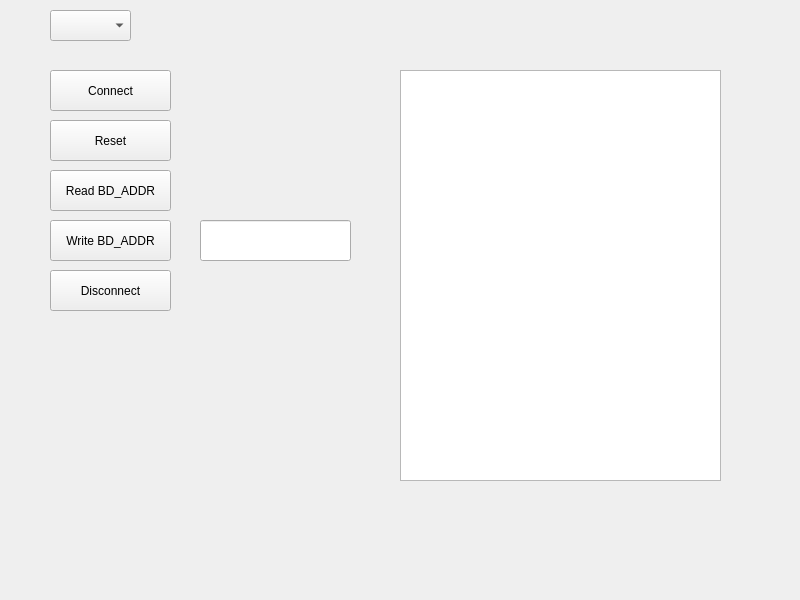
<?xml version="1.0" encoding="UTF-8"?>
<ui version="4.0">
 <class>MainWindow</class>
 <widget class="QMainWindow" name="MainWindow">
  <property name="geometry">
   <rect>
    <x>0</x>
    <y>0</y>
    <width>800</width>
    <height>600</height>
   </rect>
  </property>
  <property name="windowTitle">
   <string>MainWindow</string>
  </property>
  <widget class="QWidget" name="centralwidget">
   <widget class="QPushButton" name="resetButton">
    <property name="geometry">
     <rect>
      <x>50</x>
      <y>120</y>
      <width>121</width>
      <height>41</height>
     </rect>
    </property>
    <property name="text">
     <string>Reset</string>
    </property>
   </widget>
   <widget class="QPushButton" name="readBDADDRButton">
    <property name="geometry">
     <rect>
      <x>50</x>
      <y>170</y>
      <width>121</width>
      <height>41</height>
     </rect>
    </property>
    <property name="text">
     <string>Read BD_ADDR</string>
    </property>
   </widget>
   <widget class="QPushButton" name="writeBDADDRButton">
    <property name="geometry">
     <rect>
      <x>50</x>
      <y>220</y>
      <width>121</width>
      <height>41</height>
     </rect>
    </property>
    <property name="text">
     <string>Write BD_ADDR</string>
    </property>
   </widget>
   <widget class="QComboBox" name="portComboBox">
    <property name="geometry">
     <rect>
      <x>50</x>
      <y>10</y>
      <width>81</width>
      <height>31</height>
     </rect>
    </property>
   </widget>
   <widget class="QTextEdit" name="logTextEdit">
    <property name="geometry">
     <rect>
      <x>400</x>
      <y>70</y>
      <width>321</width>
      <height>411</height>
     </rect>
    </property>
   </widget>
   <widget class="QLineEdit" name="bdaddrLineEdit">
    <property name="geometry">
     <rect>
      <x>200</x>
      <y>220</y>
      <width>151</width>
      <height>41</height>
     </rect>
    </property>
   </widget>
   <widget class="QPushButton" name="connectButton">
    <property name="geometry">
     <rect>
      <x>50</x>
      <y>70</y>
      <width>121</width>
      <height>41</height>
     </rect>
    </property>
    <property name="text">
     <string>Connect</string>
    </property>
   </widget>
   <widget class="QPushButton" name="disconnectButton">
    <property name="geometry">
     <rect>
      <x>50</x>
      <y>270</y>
      <width>121</width>
      <height>41</height>
     </rect>
    </property>
    <property name="text">
     <string>Disconnect</string>
    </property>
   </widget>
  </widget>
 </widget>
 <resources/>
 <connections/>
</ui>
